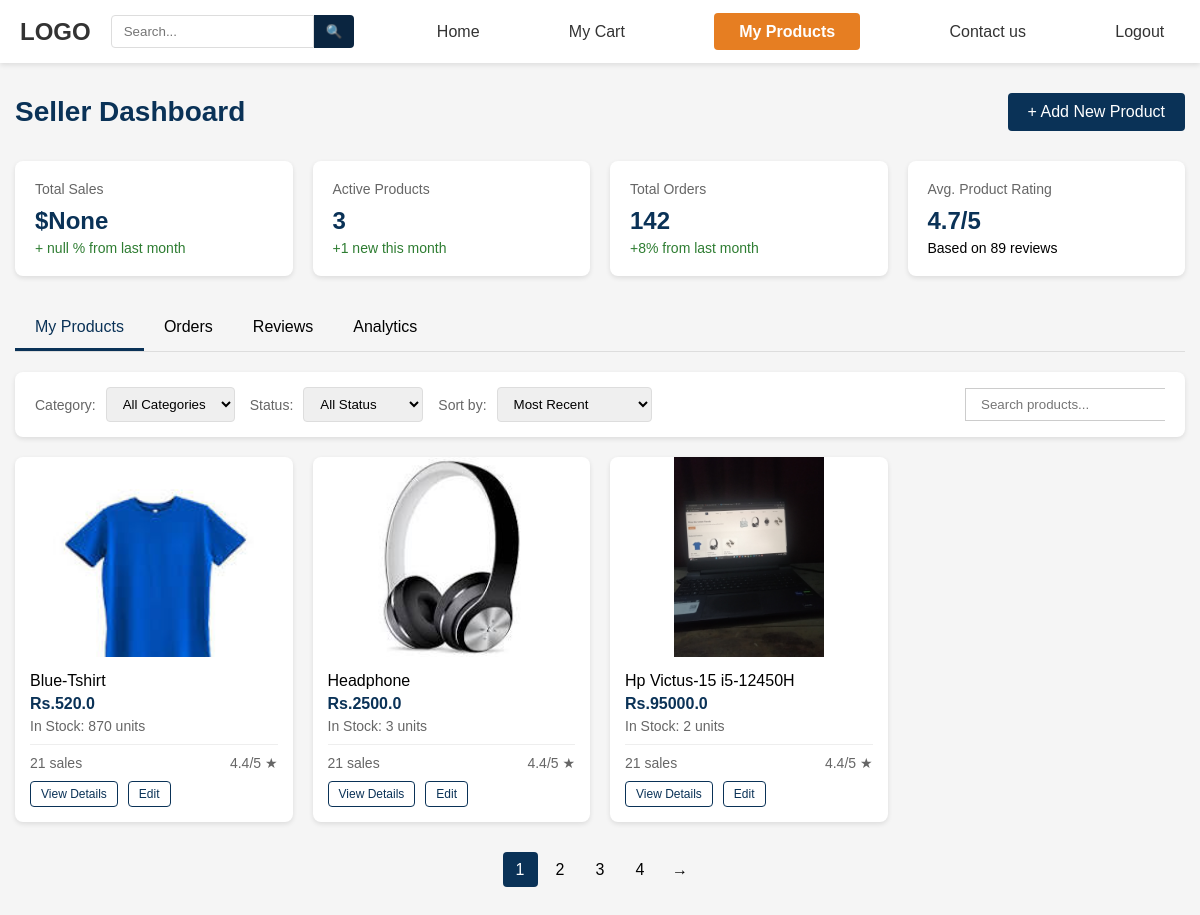
Page /seller_dashboard (signed in) on the earlier database version.
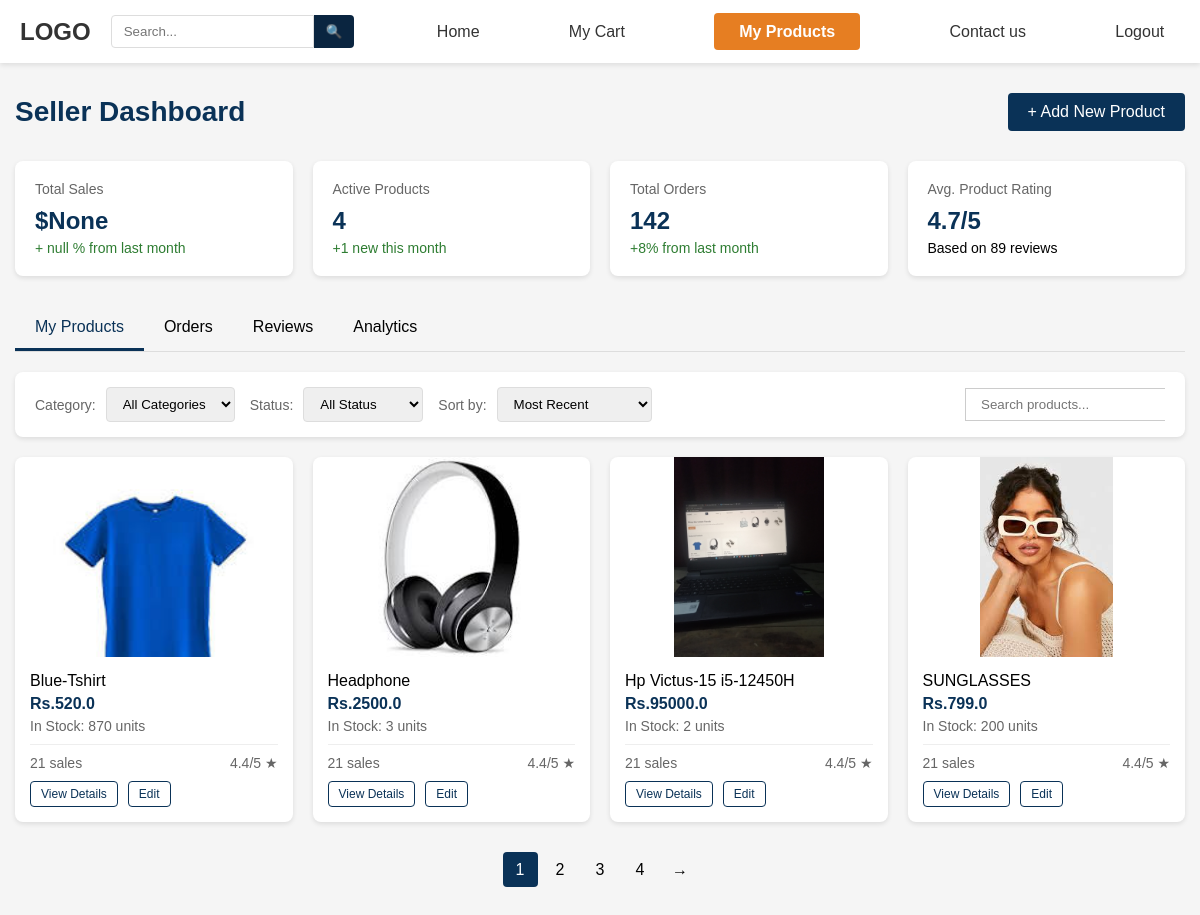
Same page on the later database version.
### dashboard/models.py (models this page shows, shortened)
class Product(models.Model):
    class ProductType(models.TextChoices):
        CLOTHING = 'clothing', 'Clothing'
        ELECTRONICS = 'electronics', 'Electronics'
        ACCESSORIES = 'accessories', 'Accessories'
        FOOTWEAR = 'footwear', 'Footwear'
        WATCHES = 'watches', 'Watches'
        BAGS = 'bags', 'Bags'
        OTHER = 'other', 'Other'
    seller = models.ForeignKey(CustomUser, on_delete=models.CASCADE,related_name='products')
    name = models.CharField(max_length=64)
    brand = models.CharField(max_length=64)
    price = models.FloatField()
    main_image = models.ImageField(upload_to='product_images/')
    description = models.TextField()
    key_features = models.TextField()
    stock = models.IntegerField()
    category = models.CharField(max_length=64,choices=ProductType.choices,default=ProductType.OTHER)

### dashboard/views.py (the view)
# urls.py: path('seller_dashboard',views.sellerdashboard,name='sellerdashboard'),
@login_required(redirect_field_name='login')
def sellerdashboard(request):
    if not request.user.is_seller:
        return redirect('cart')
    products = Product.objects.filter(seller=request.user)
    count = products.count()
    return render(request,'seller_dashboard.html',{'products':products,'count':count,'page':'sellerdashboard'})

### dashboard/templates/seller_dashboard.html (shortened to what the changed rows need)
{% extends 'base.html' %}
{% load static %}
{% block css %}
<link rel="stylesheet" href="{% static 'dashboard/css/seller_dash.css' %}">
{% endblock %}
{% block maincontent %}
    <div class="container">
        <div class="dashboard-header">
            <h1 class="dashboard-title">Seller Dashboard</h1>
        </div>
        <div class="stats-container">
            <div class="stat-card">
                <div class="stat-title">Active Products</div>
                <div class="stat-value">{{ count }}</div>
                <div class="stat-change stat-up">+1 new this month</div>
            </div>
        </div>
        <div class="products-grid">
            {% if products %}
                {% for product in products %}
                <div class="product-card">
                    <img src="{{ product.main_image.url }}" alt="{{ product.name }}" class="product-image">
                    <div class="product-details">
                        <h3 class="product-name">{{ product.name }}</h3>
                        <div class="product-price">Rs.{{ product.price }}</div>
                        <div class="product-stock">In Stock: {{ product.stock }} units</div>
                        <div class="product-stats">
                            <span>21 sales</span>
                            <span>4.4/5 ★</span>
                        </div>
                        <div class="product-actions">
                            <button class="btn btn-sm btn-outline view-details" data-product="product6">View Details</button>
                            <button class="btn btn-sm btn-outline edit-product">Edit</button>
                        </div>
                    </div>
                </div>
                {% endfor %}
            {% endif %}
        </div>
    </div>
{% endblock %}

Differences in the rows shown:
added Product: main_image (picture), name "SUNGLASSES", price "799.0", stock "200"
Other differences:
{{ count }}: "3" → "4"
